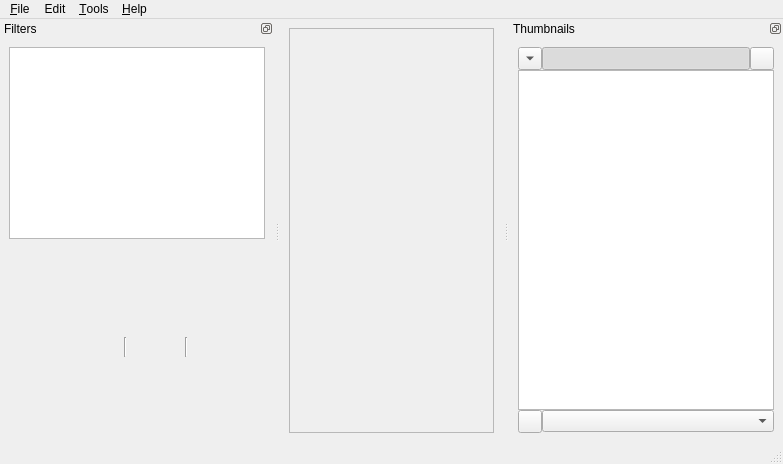
<?xml version="1.0" encoding="UTF-8"?>
<ui version="4.0">
 <class>MainWindow</class>
 <widget class="QMainWindow" name="MainWindow">
  <property name="geometry">
   <rect>
    <x>0</x>
    <y>0</y>
    <width>783</width>
    <height>464</height>
   </rect>
  </property>
  <property name="sizePolicy">
   <sizepolicy hsizetype="Preferred" vsizetype="Preferred">
    <horstretch>0</horstretch>
    <verstretch>0</verstretch>
   </sizepolicy>
  </property>
  <property name="windowTitle">
   <string>MainWindow</string>
  </property>
  <property name="styleSheet">
   <string notr="true"/>
  </property>
  <widget class="QWidget" name="centralwidget">
   <property name="sizePolicy">
    <sizepolicy hsizetype="Preferred" vsizetype="Preferred">
     <horstretch>0</horstretch>
     <verstretch>0</verstretch>
    </sizepolicy>
   </property>
   <property name="cursor">
    <cursorShape>ArrowCursor</cursorShape>
   </property>
   <layout class="QHBoxLayout" name="horizontalLayout">
    <item>
     <widget class="QFrame" name="imageViewFrame">
      <property name="sizePolicy">
       <sizepolicy hsizetype="Expanding" vsizetype="Expanding">
        <horstretch>1</horstretch>
        <verstretch>1</verstretch>
       </sizepolicy>
      </property>
      <property name="frameShape">
       <enum>QFrame::StyledPanel</enum>
      </property>
      <property name="frameShadow">
       <enum>QFrame::Sunken</enum>
      </property>
     </widget>
    </item>
   </layout>
  </widget>
  <widget class="QMenuBar" name="menubar">
   <property name="geometry">
    <rect>
     <x>0</x>
     <y>0</y>
     <width>783</width>
     <height>22</height>
    </rect>
   </property>
   <widget class="QMenu" name="menuDebug">
    <property name="title">
     <string>&amp;Tools</string>
    </property>
    <addaction name="actionFixDpi"/>
    <addaction name="actionRelinking"/>
    <addaction name="actionExport"/>
    <addaction name="separator"/>
    <addaction name="actionRestorationLab"/>
    <addaction name="separator"/>
    <addaction name="actionSettings"/>
   </widget>
   <widget class="QMenu" name="menuFile">
    <property name="title">
     <string>&amp;File</string>
    </property>
    <addaction name="actionNewProject"/>
    <addaction name="actionOpenProject"/>
    <addaction name="separator"/>
    <addaction name="actionSaveProject"/>
    <addaction name="actionSaveProjectAs"/>
    <addaction name="separator"/>
    <addaction name="actionCloseProject"/>
    <addaction name="separator"/>
    <addaction name="actionQuit"/>
   </widget>
   <widget class="QMenu" name="menuHelp">
    <property name="title">
     <string>&amp;Help</string>
    </property>
    <addaction name="actionAbout_Qt"/>
    <addaction name="actionAbout"/>
   </widget>
   <widget class="QMenu" name="menuEdit">
    <property name="title">
     <string>Edit</string>
    </property>
    <addaction name="actionGoToPage"/>
    <addaction name="actionSelectPages"/>
   </widget>
   <addaction name="menuFile"/>
   <addaction name="menuEdit"/>
   <addaction name="menuDebug"/>
   <addaction name="menuHelp"/>
  </widget>
  <widget class="QStatusBar" name="appStatusBar"/>
  <widget class="QDockWidget" name="dockWidgetThumbnails">
   <property name="features">
    <set>QDockWidget::DockWidgetFloatable|QDockWidget::DockWidgetMovable</set>
   </property>
   <property name="allowedAreas">
    <set>Qt::LeftDockWidgetArea|Qt::RightDockWidgetArea</set>
   </property>
   <property name="windowTitle">
    <string>Thumbnails</string>
   </property>
   <attribute name="dockWidgetArea">
    <number>2</number>
   </attribute>
   <widget class="QWidget" name="dockWidgetContents_2">
    <layout class="QVBoxLayout" name="verticalLayout_2">
     <item>
      <layout class="QVBoxLayout" name="verticalLayout">
       <property name="spacing">
        <number>0</number>
       </property>
       <item>
        <layout class="QHBoxLayout" name="horizontalLayout_3">
         <item>
          <widget class="QToolButton" name="inverseOrderButton">
           <property name="statusTip">
            <string>Inverse page order</string>
           </property>
           <property name="text">
            <string notr="true"/>
           </property>
           <property name="checkable">
            <bool>true</bool>
           </property>
           <property name="toolButtonStyle">
            <enum>Qt::ToolButtonIconOnly</enum>
           </property>
           <property name="arrowType">
            <enum>Qt::DownArrow</enum>
           </property>
          </widget>
         </item>
         <item>
          <widget class="QToolButton" name="focusButton">
           <property name="sizePolicy">
            <sizepolicy hsizetype="Minimum" vsizetype="Fixed">
             <horstretch>0</horstretch>
             <verstretch>0</verstretch>
            </sizepolicy>
           </property>
           <property name="statusTip">
            <string>Keep current page in view.</string>
           </property>
           <property name="text">
            <string/>
           </property>
           <property name="icon">
            <iconset resource="../resources/resources.qrc">
             <normaloff>:/icons/keep-in-view.png</normaloff>:/icons/keep-in-view.png</iconset>
           </property>
           <property name="checkable">
            <bool>true</bool>
           </property>
           <property name="checked">
            <bool>true</bool>
           </property>
          </widget>
         </item>
         <item>
          <widget class="QToolButton" name="multiselectButton">
           <property name="toolTip">
            <string>Keep selection key pressed</string>
           </property>
           <property name="statusTip">
            <string>Simulate press of the modifier key for fast page selection (Ctrl+CapsLock)</string>
           </property>
           <property name="text">
            <string notr="true"/>
           </property>
           <property name="icon">
            <iconset resource="../resources/resources.qrc">
             <normaloff>:/icons/multi_choice.png</normaloff>:/icons/multi_choice.png</iconset>
           </property>
           <property name="shortcut">
            <string>Ctrl+CapsLock</string>
           </property>
           <property name="checkable">
            <bool>true</bool>
           </property>
          </widget>
         </item>
        </layout>
       </item>
       <item>
        <widget class="QGraphicsView" name="thumbView">
         <property name="sizePolicy">
          <sizepolicy hsizetype="Expanding" vsizetype="Expanding">
           <horstretch>1</horstretch>
           <verstretch>1</verstretch>
          </sizepolicy>
         </property>
         <property name="minimumSize">
          <size>
           <width>150</width>
           <height>0</height>
          </size>
         </property>
         <property name="maximumSize">
          <size>
           <width>16777215</width>
           <height>16777215</height>
          </size>
         </property>
         <property name="alignment">
          <set>Qt::AlignHCenter|Qt::AlignTop</set>
         </property>
        </widget>
       </item>
       <item>
        <widget class="QWidget" name="sortOptionsWgt" native="true">
         <layout class="QHBoxLayout" name="horizontalLayout_4">
          <property name="spacing">
           <number>0</number>
          </property>
          <property name="leftMargin">
           <number>0</number>
          </property>
          <property name="topMargin">
           <number>0</number>
          </property>
          <property name="rightMargin">
           <number>0</number>
          </property>
          <property name="bottomMargin">
           <number>0</number>
          </property>
          <item>
           <widget class="QToolButton" name="resetSortingBtn">
            <property name="statusTip">
             <string>Reset sorting to default</string>
            </property>
            <property name="icon">
             <iconset resource="../resources/resources.qrc">
              <normaloff>:/icons/gimp-reset.png</normaloff>:/icons/gimp-reset.png</iconset>
            </property>
           </widget>
          </item>
          <item>
           <widget class="QComboBox" name="sortOptions">
            <property name="sizeAdjustPolicy">
             <enum>QComboBox::AdjustToMinimumContentsLength</enum>
            </property>
           </widget>
          </item>
         </layout>
        </widget>
       </item>
      </layout>
     </item>
    </layout>
   </widget>
  </widget>
  <widget class="QDockWidget" name="dockWidget_4">
   <property name="minimumSize">
    <size>
     <width>250</width>
     <height>199</height>
    </size>
   </property>
   <property name="features">
    <set>QDockWidget::DockWidgetFloatable|QDockWidget::DockWidgetMovable</set>
   </property>
   <property name="allowedAreas">
    <set>Qt::LeftDockWidgetArea|Qt::RightDockWidgetArea</set>
   </property>
   <property name="windowTitle">
    <string>Filters</string>
   </property>
   <attribute name="dockWidgetArea">
    <number>1</number>
   </attribute>
   <widget class="QWidget" name="dockWidgetContents_5">
    <layout class="QVBoxLayout" name="verticalLayout_3">
     <item>
      <widget class="StageListView" name="filterList">
       <property name="minimumSize">
        <size>
         <width>0</width>
         <height>0</height>
        </size>
       </property>
       <property name="maximumSize">
        <size>
         <width>16777215</width>
         <height>16777215</height>
        </size>
       </property>
       <property name="autoScroll">
        <bool>false</bool>
       </property>
       <property name="editTriggers">
        <set>QAbstractItemView::NoEditTriggers</set>
       </property>
       <property name="tabKeyNavigation">
        <bool>false</bool>
       </property>
       <property name="showDropIndicator" stdset="0">
        <bool>false</bool>
       </property>
       <property name="alternatingRowColors">
        <bool>true</bool>
       </property>
       <property name="selectionMode">
        <enum>QAbstractItemView::SingleSelection</enum>
       </property>
       <property name="selectionBehavior">
        <enum>QAbstractItemView::SelectRows</enum>
       </property>
       <property name="textElideMode">
        <enum>Qt::ElideNone</enum>
       </property>
       <property name="showGrid">
        <bool>false</bool>
       </property>
       <property name="wordWrap">
        <bool>false</bool>
       </property>
       <property name="cornerButtonEnabled">
        <bool>false</bool>
       </property>
      </widget>
     </item>
     <item>
      <widget class="QScrollArea" name="scrollArea">
       <property name="frameShape">
        <enum>QFrame::NoFrame</enum>
       </property>
       <property name="verticalScrollBarPolicy">
        <enum>Qt::ScrollBarAlwaysOff</enum>
       </property>
       <property name="horizontalScrollBarPolicy">
        <enum>Qt::ScrollBarAlwaysOff</enum>
       </property>
       <property name="sizeAdjustPolicy">
        <enum>QAbstractScrollArea::AdjustIgnored</enum>
       </property>
       <property name="widgetResizable">
        <bool>true</bool>
       </property>
       <widget class="QWidget" name="scrollAreaWidgetContents_2">
        <property name="geometry">
         <rect>
          <x>0</x>
          <y>0</y>
          <width>256</width>
          <height>185</height>
         </rect>
        </property>
        <property name="sizePolicy">
         <sizepolicy hsizetype="Expanding" vsizetype="Preferred">
          <horstretch>0</horstretch>
          <verstretch>0</verstretch>
         </sizepolicy>
        </property>
        <layout class="QVBoxLayout" name="verticalLayout_4">
         <property name="spacing">
          <number>0</number>
         </property>
         <property name="sizeConstraint">
          <enum>QLayout::SetMaximumSize</enum>
         </property>
         <property name="leftMargin">
          <number>0</number>
         </property>
         <property name="topMargin">
          <number>0</number>
         </property>
         <property name="rightMargin">
          <number>0</number>
         </property>
         <property name="bottomMargin">
          <number>0</number>
         </property>
         <item>
          <widget class="NonOwningWidget" name="filterOptions" native="true">
           <property name="sizePolicy">
            <sizepolicy hsizetype="Expanding" vsizetype="Preferred">
             <horstretch>0</horstretch>
             <verstretch>0</verstretch>
            </sizepolicy>
           </property>
           <widget class="QWidget" name="statusBarPanel" native="true">
            <property name="geometry">
             <rect>
              <x>9</x>
              <y>92</y>
              <width>231</width>
              <height>20</height>
             </rect>
            </property>
            <layout class="QHBoxLayout" name="horizontalLayout_2">
             <property name="leftMargin">
              <number>0</number>
             </property>
             <property name="topMargin">
              <number>0</number>
             </property>
             <property name="rightMargin">
              <number>0</number>
             </property>
             <property name="bottomMargin">
              <number>0</number>
             </property>
             <item alignment="Qt::AlignRight">
              <widget class="QLabel" name="statusLabelMousePos">
               <property name="minimumSize">
                <size>
                 <width>100</width>
                 <height>0</height>
                </size>
               </property>
               <property name="toolTip">
                <string>Mouse position</string>
               </property>
               <property name="statusTip">
                <string>Mouse position relative to page</string>
               </property>
               <property name="alignment">
                <set>Qt::AlignRight|Qt::AlignTrailing|Qt::AlignVCenter</set>
               </property>
              </widget>
             </item>
             <item>
              <widget class="Line" name="line_2">
               <property name="orientation">
                <enum>Qt::Vertical</enum>
               </property>
              </widget>
             </item>
             <item>
              <widget class="QLabel" name="statusLabelPhysSize">
               <property name="minimumSize">
                <size>
                 <width>31</width>
                 <height>0</height>
                </size>
               </property>
               <property name="toolTip">
                <string>Physical size</string>
               </property>
               <property name="statusTip">
                <string>Physical size of image. (Click to change units of measurement)</string>
               </property>
               <property name="alignment">
                <set>Qt::AlignCenter</set>
               </property>
               <property name="textInteractionFlags">
                <set>Qt::LinksAccessibleByMouse|Qt::TextSelectableByMouse</set>
               </property>
              </widget>
             </item>
             <item>
              <widget class="Line" name="line">
               <property name="orientation">
                <enum>Qt::Vertical</enum>
               </property>
              </widget>
             </item>
             <item>
              <widget class="QLabel" name="statusLabelPageNo">
               <property name="minimumSize">
                <size>
                 <width>31</width>
                 <height>0</height>
                </size>
               </property>
               <property name="toolTip">
                <string>Page number</string>
               </property>
               <property name="statusTip">
                <string>Position of the selected page in current order</string>
               </property>
               <property name="alignment">
                <set>Qt::AlignCenter</set>
               </property>
               <property name="textInteractionFlags">
                <set>Qt::LinksAccessibleByMouse</set>
               </property>
              </widget>
             </item>
             <item>
              <spacer name="horizontalSpacer_2">
               <property name="orientation">
                <enum>Qt::Horizontal</enum>
               </property>
               <property name="sizeType">
                <enum>QSizePolicy::Fixed</enum>
               </property>
               <property name="sizeHint" stdset="0">
                <size>
                 <width>10</width>
                 <height>20</height>
                </size>
               </property>
              </spacer>
             </item>
            </layout>
           </widget>
          </widget>
         </item>
        </layout>
       </widget>
      </widget>
     </item>
    </layout>
   </widget>
  </widget>
  <action name="actionSaveProject">
   <property name="text">
    <string>&amp;Save Project</string>
   </property>
   <property name="shortcut">
    <string>Ctrl+S</string>
   </property>
  </action>
  <action name="actionSaveProjectAs">
   <property name="text">
    <string>Save Project &amp;As...</string>
   </property>
   <property name="shortcut">
    <string>Ctrl+Shift+S</string>
   </property>
  </action>
  <action name="actionNextPage">
   <property name="text">
    <string notr="true">Next Page</string>
   </property>
   <property name="iconText">
    <string notr="true">Next Page</string>
   </property>
   <property name="toolTip">
    <string notr="true">Next Page</string>
   </property>
   <property name="shortcut">
    <string notr="true">PgDown</string>
   </property>
   <property name="autoRepeat">
    <bool>false</bool>
   </property>
  </action>
  <action name="actionPrevPage">
   <property name="text">
    <string notr="true">Previous Page</string>
   </property>
   <property name="iconText">
    <string notr="true">Previous Page</string>
   </property>
   <property name="toolTip">
    <string notr="true">Previous Page</string>
   </property>
   <property name="shortcut">
    <string notr="true">PgUp</string>
   </property>
   <property name="autoRepeat">
    <bool>false</bool>
   </property>
  </action>
  <action name="actionNewProject">
   <property name="text">
    <string>&amp;New Project...</string>
   </property>
   <property name="shortcut">
    <string>Ctrl+N</string>
   </property>
  </action>
  <action name="actionOpenProject">
   <property name="text">
    <string>&amp;Open Project...</string>
   </property>
   <property name="shortcut">
    <string>Ctrl+O</string>
   </property>
  </action>
  <action name="actionPrevPageQ">
   <property name="text">
    <string notr="true">Previous Page</string>
   </property>
   <property name="iconText">
    <string notr="true">Previous Page</string>
   </property>
   <property name="toolTip">
    <string notr="true">Previous Page</string>
   </property>
   <property name="shortcut">
    <string notr="true">Q</string>
   </property>
   <property name="autoRepeat">
    <bool>false</bool>
   </property>
  </action>
  <action name="actionNextPageW">
   <property name="text">
    <string notr="true">Next Page</string>
   </property>
   <property name="iconText">
    <string notr="true">Next Page</string>
   </property>
   <property name="toolTip">
    <string notr="true">Next Page</string>
   </property>
   <property name="shortcut">
    <string notr="true">W</string>
   </property>
   <property name="autoRepeat">
    <bool>false</bool>
   </property>
  </action>
  <action name="actionCloseProject">
   <property name="text">
    <string>&amp;Close Project</string>
   </property>
   <property name="shortcut">
    <string>Ctrl+W</string>
   </property>
  </action>
  <action name="actionQuit">
   <property name="text">
    <string>&amp;Quit</string>
   </property>
   <property name="shortcut">
    <string>Ctrl+Q</string>
   </property>
  </action>
  <action name="actionRestorationLab">
   <property name="text">
    <string>Restoration &amp;Lab (V1 alpha)...</string>
   </property>
   <property name="shortcut">
    <string notr="true"/>
   </property>
  </action>
  <action name="actionSettings">
   <property name="text">
    <string>&amp;Settings...</string>
   </property>
   <property name="shortcut">
    <string notr="true"/>
   </property>
  </action>
  <action name="actionFirstPage">
   <property name="text">
    <string notr="true">First Page</string>
   </property>
   <property name="iconText">
    <string notr="true">First Page</string>
   </property>
   <property name="toolTip">
    <string notr="true">First Page</string>
   </property>
   <property name="shortcut">
    <string notr="true">Home</string>
   </property>
  </action>
  <action name="actionLastPage">
   <property name="text">
    <string notr="true">Last Page</string>
   </property>
   <property name="iconText">
    <string notr="true">Last Page</string>
   </property>
   <property name="toolTip">
    <string notr="true">Last Page</string>
   </property>
   <property name="shortcut">
    <string notr="true">End</string>
   </property>
  </action>
  <action name="actionAbout">
   <property name="text">
    <string>&amp;About</string>
   </property>
  </action>
  <action name="actionFixDpi">
   <property name="text">
    <string>Fix &amp;DPI...</string>
   </property>
  </action>
  <action name="actionRelinking">
   <property name="text">
    <string>&amp;Relinking...</string>
   </property>
  </action>
  <action name="actionSwitchFilter1">
   <property name="text">
    <string notr="true">Switch filter to orientation</string>
   </property>
   <property name="iconText">
    <string notr="true">Switch filter to orientation</string>
   </property>
   <property name="toolTip">
    <string notr="true">Switch filter to orientation</string>
   </property>
   <property name="shortcut">
    <string notr="true">Ctrl+1</string>
   </property>
  </action>
  <action name="actionSwitchFilter2">
   <property name="text">
    <string notr="true">Switch filter to orientation</string>
   </property>
   <property name="iconText">
    <string notr="true">Switch filter to orientation</string>
   </property>
   <property name="toolTip">
    <string notr="true">Switch filter to split pages</string>
   </property>
   <property name="shortcut">
    <string notr="true">Ctrl+2</string>
   </property>
  </action>
  <action name="actionSwitchFilter3">
   <property name="text">
    <string notr="true">Switch filter to orientation</string>
   </property>
   <property name="iconText">
    <string notr="true">Switch filter to orientation</string>
   </property>
   <property name="toolTip">
    <string notr="true">Switch filter to deskew</string>
   </property>
   <property name="shortcut">
    <string notr="true">Ctrl+3</string>
   </property>
  </action>
  <action name="actionSwitchFilter4">
   <property name="text">
    <string notr="true">Switch filter to orientation</string>
   </property>
   <property name="iconText">
    <string notr="true">Switch filter to orientation</string>
   </property>
   <property name="toolTip">
    <string notr="true">Switch filter to select content</string>
   </property>
   <property name="shortcut">
    <string notr="true">Ctrl+4</string>
   </property>
  </action>
  <action name="actionSwitchFilter5">
   <property name="text">
    <string notr="true">Switch filter to orientation</string>
   </property>
   <property name="iconText">
    <string notr="true">Switch filter to orientation</string>
   </property>
   <property name="toolTip">
    <string notr="true">Switch filter to margins</string>
   </property>
   <property name="shortcut">
    <string notr="true">Ctrl+5</string>
   </property>
  </action>
  <action name="actionSwitchFilter6">
   <property name="text">
    <string notr="true">Switch filter to orientation</string>
   </property>
   <property name="iconText">
    <string notr="true">Switch filter to orientation</string>
   </property>
   <property name="toolTip">
    <string notr="true">Switch filter to output</string>
   </property>
   <property name="shortcut">
    <string notr="true">Ctrl+6</string>
   </property>
  </action>
  <action name="actionExport">
   <property name="text">
    <string>&amp;Export...</string>
   </property>
  </action>
  <action name="actionAbout_Qt">
   <property name="text">
    <string>About &amp;Qt</string>
   </property>
  </action>
  <action name="actionJumpPageF">
   <property name="text">
    <string notr="true">Jump Forward</string>
   </property>
   <property name="iconText">
    <string notr="true">Jump Forward</string>
   </property>
   <property name="toolTip">
    <string notr="true">Jump Forward</string>
   </property>
   <property name="shortcut">
    <string notr="true">Ctrl+PgDown</string>
   </property>
  </action>
  <action name="actionJumpPageB">
   <property name="text">
    <string notr="true">Jump Backward</string>
   </property>
   <property name="iconText">
    <string notr="true">Jump Backward</string>
   </property>
   <property name="toolTip">
    <string notr="true">Jump Backward</string>
   </property>
   <property name="shortcut">
    <string notr="true">Ctrl+PgUp</string>
   </property>
  </action>
  <action name="actionFirstSelectedPage">
   <property name="text">
    <string notr="true">First Selected Page</string>
   </property>
   <property name="iconText">
    <string notr="true">First Selected Page</string>
   </property>
   <property name="toolTip">
    <string notr="true">First Selected Page</string>
   </property>
   <property name="shortcut">
    <string notr="true">Alt+Home</string>
   </property>
  </action>
  <action name="actionLastSelectedPage">
   <property name="text">
    <string notr="true">Last Selected Page</string>
   </property>
   <property name="iconText">
    <string notr="true">Last Selected Page</string>
   </property>
   <property name="toolTip">
    <string notr="true">Last Selected Page</string>
   </property>
   <property name="shortcut">
    <string notr="true">Alt+End</string>
   </property>
  </action>
  <action name="actionNextSelectedPage">
   <property name="text">
    <string notr="true">Next Selected Page</string>
   </property>
   <property name="iconText">
    <string notr="true">Next Selected Page</string>
   </property>
   <property name="toolTip">
    <string notr="true">Next Selected Page</string>
   </property>
   <property name="shortcut">
    <string notr="true">Alt+PgDown</string>
   </property>
  </action>
  <action name="actionPrevSelectedPage">
   <property name="text">
    <string notr="true">Previous Selected Page</string>
   </property>
   <property name="iconText">
    <string notr="true">Previous Selected Page</string>
   </property>
   <property name="toolTip">
    <string notr="true">Previous Selected Page</string>
   </property>
   <property name="shortcut">
    <string notr="true">Alt+PgUp</string>
   </property>
  </action>
  <action name="actionInsertEmptyPgBefore">
   <property name="icon">
    <iconset resource="../resources/resources.qrc">
     <normaloff>:/icons/insert-before-16.png</normaloff>:/icons/insert-before-16.png</iconset>
   </property>
   <property name="text">
    <string notr="true">Insert before	Ctrl+Shift+B</string>
   </property>
   <property name="toolTip">
    <string>Insert before</string>
   </property>
   <property name="shortcut">
    <string>Ctrl+Shift+B</string>
   </property>
  </action>
  <action name="actionInsertEmptyPgAfter">
   <property name="icon">
    <iconset resource="../resources/resources.qrc">
     <normaloff>:/icons/insert-after-16.png</normaloff>:/icons/insert-after-16.png</iconset>
   </property>
   <property name="text">
    <string notr="true">Insert after	Ctrl+Shift+A</string>
   </property>
   <property name="toolTip">
    <string>Insert after</string>
   </property>
   <property name="shortcut">
    <string>Ctrl+Shift+A</string>
   </property>
  </action>
  <action name="actionCopySourceFileName">
   <property name="icon">
    <iconset theme="copy">
     <normaloff>.</normaloff>.</iconset>
   </property>
   <property name="text">
    <string>Copy source file name(s)</string>
   </property>
   <property name="shortcut">
    <string>Ctrl+C</string>
   </property>
  </action>
  <action name="actionCopyOutputFileName">
   <property name="text">
    <string>Copy output file name(s)</string>
   </property>
  </action>
  <action name="actionCopyPageNumber">
   <property name="text">
    <string>Copy page number(s)</string>
   </property>
  </action>
  <action name="actionGoToPage">
   <property name="text">
    <string>Go to page...</string>
   </property>
  </action>
  <action name="actionSelectPages">
   <property name="text">
    <string>Select pages...</string>
   </property>
  </action>
 </widget>
 <customwidgets>
  <customwidget>
   <class>StageListView</class>
   <extends>QTableView</extends>
   <header>StageListView.h</header>
  </customwidget>
  <customwidget>
   <class>NonOwningWidget</class>
   <extends>QWidget</extends>
   <header>NonOwningWidget.h</header>
   <container>1</container>
  </customwidget>
 </customwidgets>
 <resources>
  <include location="../resources/resources.qrc"/>
 </resources>
 <connections/>
</ui>
